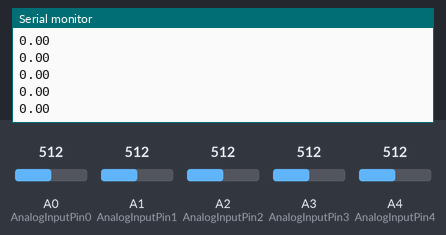
Bench run of a sketch on a simulated Arduino Uno, built with avr-gcc and run on an emulated ATmega328P. On the bench: the last lines printed to the serial monitor. The test bench sets the inputs (shaded band); at power-on: A0 (AnalogInputPin0) = 512, A1 (AnalogInputPin1) = 512, A2 (AnalogInputPin2) = 512, A3 (AnalogInputPin3) = 512, A4 (AnalogInputPin4) = 512.

Above: at 1.2 s.
1.3 s: A0 (AnalogInputPin0) set to 716
At 1.32 s:
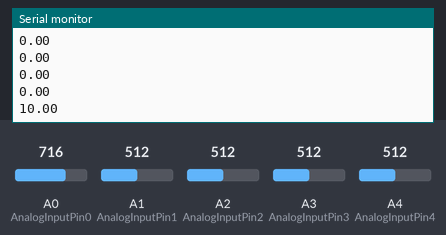
2.8 s: A1 (AnalogInputPin1) set to 716
At 2.83 s:
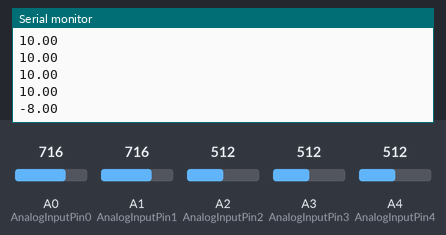
4.3 s: A2 (AnalogInputPin2) set to 716
At 4.35 s:
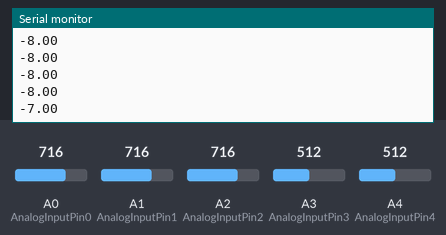
5.8 s: A3 (AnalogInputPin3) set to 716
At 5.86 s:
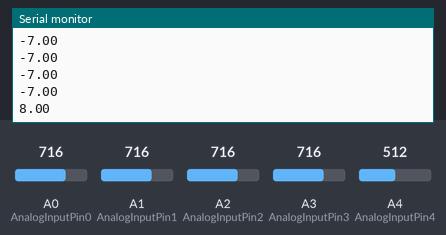
7.3 s: A4 (AnalogInputPin4) set to 306
At 7.37 s:
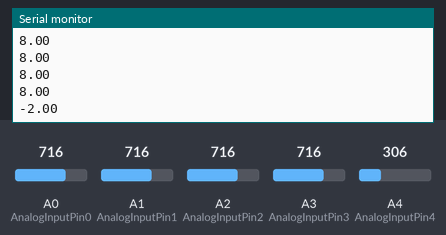
8.8 s: A0 (AnalogInputPin0) set to 992
At 8.89 s:
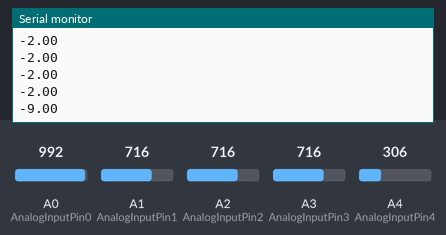
Timing chart, 0 to 11.3 s (numbered marks = the images above; inputs shaded):
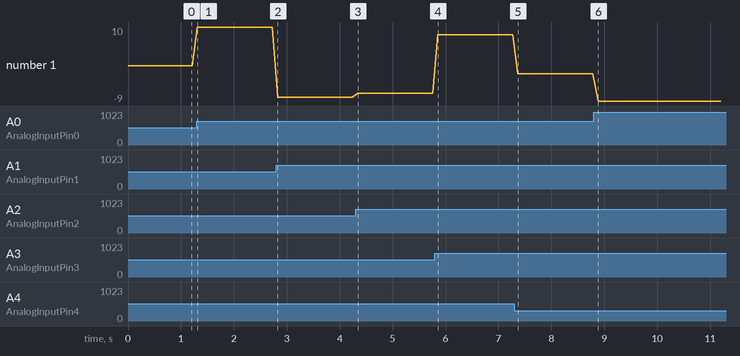

Measured:
- after the input at 1.3 s, the serial monitor: prints a new line at once (image 1)
- after the input at 2.8 s, the serial monitor: prints a new line at once (image 2)
- after the input at 4.3 s, the serial monitor: prints a new line at once (image 3)
- after the input at 5.8 s, the serial monitor: prints a new line after 0.06 s (image 4)
- after the input at 7.3 s, the serial monitor: prints a new line after 0.07 s (image 5)
- after the input at 8.8 s, the serial monitor: prints a new line after 0.08 s (image 6)
- plotted number 1: 0 → 10 after the input at 1.3 s, 10 → -8 after the input at 2.8 s, -8 → -7 after the input at 4.3 s, -7 → 8 after the input at 5.8 s, 8 → -2 after the input at 7.3 s

The sketch:

irTest_oddSensors_old.ino
```cpp
int AnalogInputPin0 = A0;
//int AnalogInputPin2 = A0;
int AnalogInputPin1 = A1;
//int AnalogInputPin4 = A3;
int AnalogInputPin2 = A2;
//int AnalogInputPin6 = A5;
int AnalogInputPin3 = A3;
//int AnalogInputPin8 = A7;
int AnalogInputPin4 = A4;

int ir1 = 0;
int ir3 = 0;
int ir5 = 0;
int ir7 = 0;
int ir9 = 0;


int finalIrVal = 0;
int weightedAvg = 0;
float error = 0;


int WeightedAvg(int sensorNum) {
  weightedAvg = (sensorNum*4*(5-sensorNum)); //pitch in mm
  return weightedAvg;
}

float calculateError(){
  int num = (WeightedAvg(9)*(ir9-ir1) + WeightedAvg(7)*(ir7-ir3));
  int den = ir1+ir3+ir5+ir7+ir9;

  error = num/den;
  return error;
}

void setup() {
  // put your setup code here, to run once:
  Serial.begin(9600);
  pinMode(AnalogInputPin1, INPUT);
  pinMode(AnalogInputPin2, INPUT);
  //pinMode(AnalogInputPin3, INPUT);

}


void loop() {
  // put your main code here, to run repeatedly:
  ir1 = analogRead(AnalogInputPin0);
  ir3 = analogRead(AnalogInputPin1);
  ir5 = analogRead(AnalogInputPin2);
  ir7 = analogRead(AnalogInputPin3);
  ir9 = analogRead(AnalogInputPin4);

  calculateError();

  Serial.println(error);

  delay(100);

}
```
